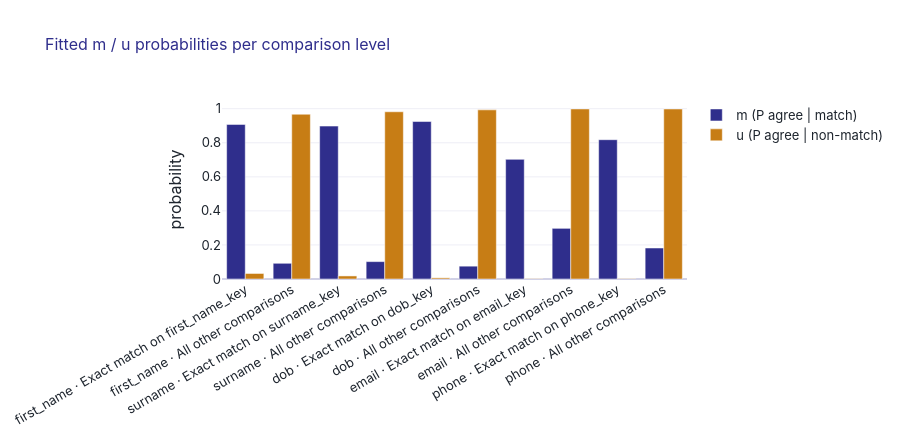
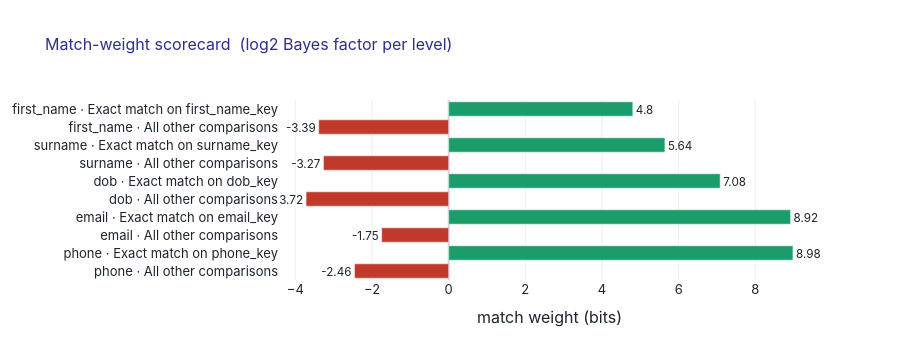
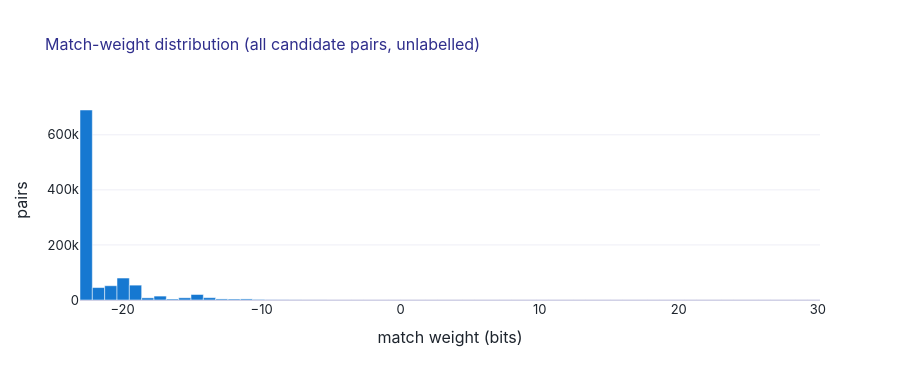

The code cell stored with these charts, in order, in its notebook:
### Markdown cell above
## 4 · FS model & fit diagnostics (label-free)

The match-weight scorecard **is** the weight-of-evidence model, learned without labels. The prior λ is rank-invariant (it moves the threshold/calibration, not the ranking).

### Code cell
display(HTML(diag.parameter_validity_html(det['fit_result'])))
display(diag.prior_summary(det['fit_result'].model_settings))
diag.mu_parameters_fig(det['fit_result'].parameters).show()
diag.match_weight_scorecard_fig(det['fit_result'].parameters).show()
diag.match_weight_histogram_fig(det['fit_result'].holdout_predictions).show()
display(diag.tf_effect_table(det['fit_result']))

### Figure 1 — Plotly figure (JSON) as saved in the notebook; plotly's stock layout.template omitted (floating-point values rounded to 4 significant figures)
{"data": [{"marker": {"color": "#2F2E8C"}, "name": "m (P agree | match)", "type": "bar", "x": ["first_name · Exact match on first_name_key", "first_name · All other comparisons", "surname · Exact match on surname_key", "surname · All other comparisons", "dob · Exact match on dob_key", "dob · All other comparisons", "email · Exact match on email_key", "email · All other comparisons", "phone · Exact match on phone_key", "phone · All other comparisons"], "y": [0.9078, 0.09224, 0.8979, 0.1021, 0.9247, 0.07533, 0.7025, 0.2975, 0.818, 0.182]}, {"marker": {"color": "#c77d15"}, "name": "u (P agree | non-match)", "type": "bar", "x": ["first_name · Exact match on first_name_key", "first_name · All other comparisons", "surname · Exact match on surname_key", "surname · All other comparisons", "dob · Exact match on dob_key", "dob · All other comparisons", "email · Exact match on email_key", "email · All other comparisons", "phone · Exact match on phone_key", "phone · All other comparisons"], "y": [0.0325, 0.9675, 0.01799, 0.982, 0.006821, 0.9932, 0.00145, 0.9985, 0.001618, 0.9984]}], "layout": {"barmode": "group", "height": 440, "title": {"text": "Fitted m / u probabilities per comparison level"}, "xaxis": {"tickangle": -30}, "yaxis": {"title": {"text": "probability"}}}}

### Figure 2 — Plotly figure (JSON) as saved in the notebook; plotly's stock layout.template omitted (floating-point values rounded to 4 significant figures)
{"data": [{"marker": {"color": ["#1a9d6b", "#c0392b", "#1a9d6b", "#c0392b", "#1a9d6b", "#c0392b", "#1a9d6b", "#c0392b", "#1a9d6b", "#c0392b"]}, "orientation": "h", "text": [4.8, -3.39, 5.64, -3.27, 7.08, -3.72, 8.92, -1.75, 8.98, -2.46], "textposition": "outside", "type": "bar", "x": [4.804, -3.391, 5.642, -3.266, 7.083, -3.721, 8.92, -1.747, 8.982, -2.456], "y": ["first_name · Exact match on first_name_key", "first_name · All other comparisons", "surname · Exact match on surname_key", "surname · All other comparisons", "dob · Exact match on dob_key", "dob · All other comparisons", "email · Exact match on email_key", "email · All other comparisons", "phone · Exact match on phone_key", "phone · All other comparisons"]}], "layout": {"height": 360, "title": {"text": "Match-weight scorecard  (log2 Bayes factor per level)"}, "xaxis": {"title": {"text": "match weight (bits)"}}, "yaxis": {"autorange": "reversed"}}}

### Figure 3 — Plotly figure (JSON) as saved in the notebook; plotly's stock layout.template omitted (floating-point values rounded to 4 significant figures)
{"data": [{"marker": {"color": "#1678D1"}, "opacity": 1.0, "type": "bar", "width": 0.887, "x": [-22.62, -21.73, -20.84, -19.96, -19.07, -18.18, -17.29, -16.41, -15.52, -14.63, -13.75, -12.86, -11.97, -11.09, -10.2, -9.311, -8.424, -7.537, -6.65, -5.763, -4.876, -3.989, -3.102, -2.215, -1.328, -0.4407, 0.4464, 1.333, 2.22, 3.107, 3.995, 4.882, 5.769, 6.656, 7.543, 8.43, 9.317, 10.2, 11.09, 11.98, 12.86, 13.75, 14.64, 15.53, 16.41, 17.3, 18.19, 19.07, 19.96, 20.85, 21.74, 22.62, 23.51, 24.4, 25.28, 26.17, 27.06, 27.94, 28.83, 29.72], "y": [690288, 45197, 51854, 79837, 53996, 7842, 14239, 3570, 8024, 20021, 8457, 3860, 3516, 3902, 2080, 705, 581, 314, 154, 181, 120, 97, 85, 45, 24, 20, 12, 8, 10, 6, 6, 18, 14, 19, 31, 18, 22, 21, 22, 13, 6, 6, 24, 55, 77, 66, 68, 50, 39, 28, 10, 6, 5, 2, 8, 56, 106, 92, 48, 19]}], "layout": {"bargap": 0, "height": 380, "title": {"text": "Match-weight distribution (all candidate pairs, unlabelled)"}, "xaxis": {"title": {"text": "match weight (bits)"}}, "yaxis": {"title": {"text": "pairs"}}}}
